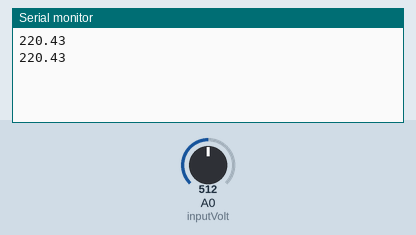
A sketch run on a simulated Arduino Uno, built with avr-gcc and run on an emulated ATmega328P. On the bench: the last lines printed to the serial monitor. Inputs (shaded band) come from the test bench; at power-on: A0 (inputVolt) = 512.

Above: at 1.8 s.
1.9 s: A0 (inputVolt) set to 1010
At 2.7 s:
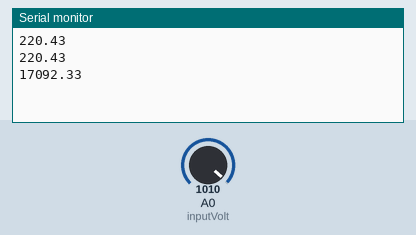
3.4 s: A0 (inputVolt) set to 1023
At 4.8 s:
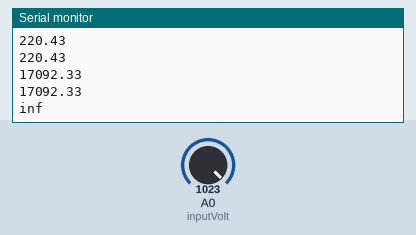

Measured:
- the behaviour switches between 1022 and 1023 on A0 (inputVolt) (found by bisection; images 1 and 2)
- after the input at 1.9 s, the serial monitor: prints a new line after 0.10 s (image 1)
- after the input at 3.4 s, the serial monitor: prints a new line after 0.60 s (image 2)

The sketch:

TP1_Ex5bis.ino
```cpp
const int inputVolt = 0;

int r1=220; //première R connue

void setup() {
  // put your setup code here, to run once:
  pinMode(inputVolt, INPUT);
  Serial.begin(9800);
}

void loop() {
  // put your main code here, to run repeatedly:

  float U = analogRead(inputVolt);
  U = U * 5.0 / 1023;
  float r2 = (U*r1)/(5.0-U);

  Serial.println(r2);
  delay(1000);
}
```
